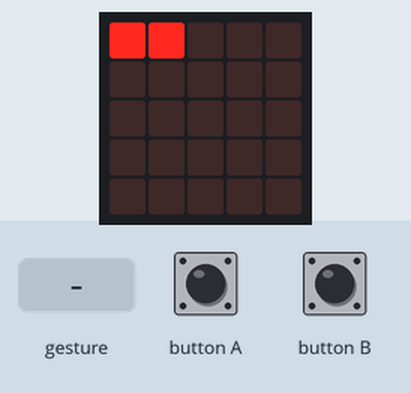
Simulated run of this program. Board: BBC micro:bit running MicroPython. On the bench: the board's 5×5 LED display. Inputs (shaded band) come from the test bench. Random numbers come from a fixed seed; a tilt is held for 1.5 s and a shake lasts 1 s, then the board lies face up again.

Above: at 1.2 s.
1.3 s: gesture 'shake'
At 1.98 s:
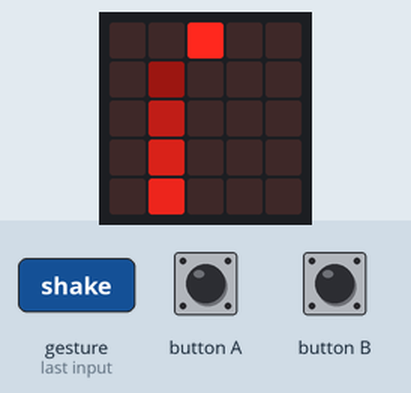
3.6 s: button B pressed for 0.15 s
At 4.5 s:
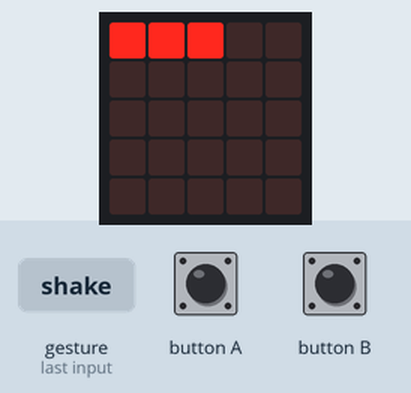
5.2 s: button B pressed for 1 s
At 5.9 s:
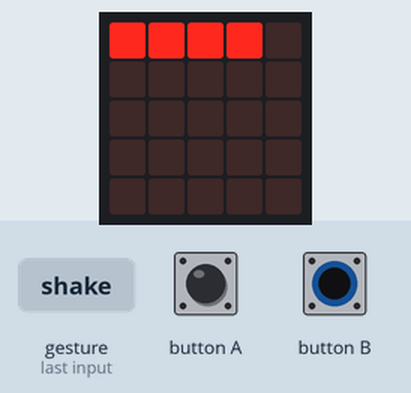
7.7 s: gesture 'shake'
At 9.1 s:
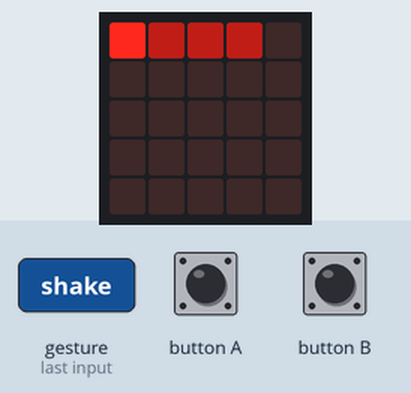
9.7 s: button B pressed for 0.15 s
At 10.5 s:
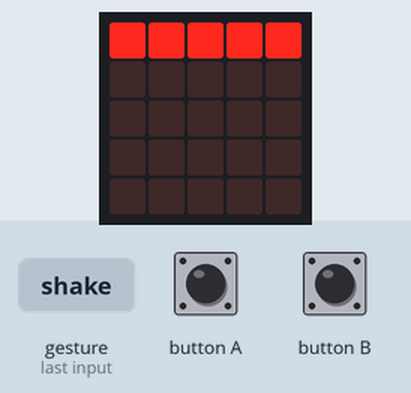
11.3 s: button B pressed for 3.2 s
At 11.7 s:
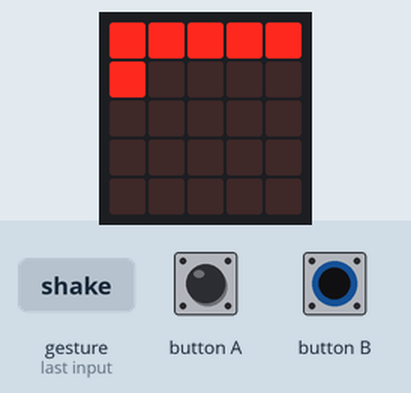
Timing chart, 0 to 14.3 s (numbered marks = the images above; inputs shaded):
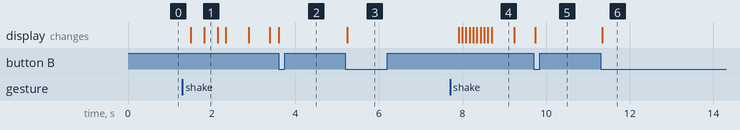

The program:

RP_Dice.py
```python
# -*- coding: utf-8 -*-
# @Author: Lucy Fletcher
# @Date:   30/07/2017

"""Roleplaying Dice on a Microbit"""

from microbit import *
import random

def NumToPos(num, y_priority = False):
    """Convert a number to its location on the pixel grid.

    Accepts values from 0-24, maps from left-right, top-bottom.
    y_priority - swaps mapping to top-bottom, left-right.
    """
    if not y_priority:
        x = num % 5
        y = num // 5
    else:
        y = num % 5
        x = num // 5

    return x, y

def TailAnim(time, tail_size = 5, y_priority = False):
    """Plays the 'tail animation'"""
    steps = 24 + tail_size
    sleep_time = time / steps
    for i in range(steps):
        display.clear()

        brightness = 9
        for pos in reversed(range(i - tail_size, i)):
            if pos < 0 or pos > 24:
                brightness = brightness - 2
                continue

            x, y = NumToPos(pos, y_priority)
            display.set_pixel(x, y, brightness)
            brightness = brightness - 2

        sleep(sleep_time)

def TailAnimY(time):
    """Plays the 'tail animation' from top-bottom"""
    TailAnim(time, y_priority=True)

def WallAnim(time, tail_size = 5, y_priority = False):
    """Plays the 'Wall Animation'"""
    steps = 4 + tail_size
    sleep_time = time / steps
    for i in range(steps):
        display.clear()

        brightness = 9
        for pos in reversed(range(i - tail_size, i)):
            if pos < 0 or pos >= 5:
                brightness = brightness - 2
                continue

            x, y = NumToPos(pos, y_priority)

            if not y_priority:
                while y < 5:
                    display.set_pixel(x, y, brightness)
                    y = y + 1
            else:
                while x < 5:
                    display.set_pixel(x, y, brightness)
                    x = x + 1

            brightness = brightness - 2

        sleep(sleep_time)

def WallAnimY(time):
    """Plays the 'Wall Animation' from top-bottom"""
    WallAnim(time, y_priority=True)

def ThinkingAnimation(time):
    """Picks and plays a random animation"""
    animations = (TailAnim, TailAnimY, WallAnim, WallAnimY)
    play = random.choice(animations)
    play(time)

def Clamp(num, lbound, ubound):
    return max(lbound, min(num, ubound))

def ShowNumber(num, dimNum = 0):
    """Displays a number using the pixel grid"""
    display.clear()

    num = Clamp(num, 0, 25)
    dimNum = Clamp(dimNum, num, 25)

    for i in range(dimNum):
        x, y = NumToPos(i)
        display.set_pixel(x, y, (9 if i < num else 3))

def __main__():
    """Main execution loop, handles input"""
    MIN_SIDES = 2   # Make the roll mean something
    MAX_SIDES = 25  # Limited by the number of pixels in the grid

    ANIM_TIME = 750

    sides = MIN_SIDES
    ShowNumber(sides)

    result = -1

    pulseFlag = False
    pulseTime = 0
    pulsePeriod = 500

    while True:
        newSides = sides

        if button_a.was_pressed():
            if sides > MIN_SIDES:
                newSides = sides - 1
        elif button_b.was_pressed():
            if sides < MAX_SIDES:
                newSides = sides + 1

        # Prevents overwriting the displayed result
        if newSides != sides:
            sides = newSides
            ShowNumber(sides)
            result = -1

        # Shaking isn't very reliable...
        if accelerometer.was_gesture("shake"):
            ThinkingAnimation(ANIM_TIME)
            result = random.randint(1, sides)
            pulseFlag = False

        if result != -1:
            if running_time() - pulseTime > pulsePeriod:
                pulseFlag = not pulseFlag
                pulseTime = running_time()

                if pulseFlag:
                    ShowNumber(result, sides)
                else:
                    ShowNumber(0, sides)

__main__()
```

Measured:
- after the input at 1.3 s, the display: first changes after 0.20 s (image 1 shows a later state)
- after the input at 5.2 s, the display: changes at once (image 3)
- after the input at 7.7 s, the display: first changes after 0.21 s (image 4 shows a later state)
- after the input at 11.3 s, the display: changes at once (image 6)
- what the display in image 4 shows lasts 0.5 s, from 8.7 s to 9.2 s
